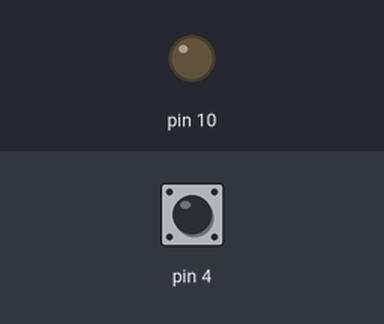
A sketch run on a simulated Arduino Uno, built with avr-gcc and run on an emulated ATmega328P. Parts: output pins drawn as LEDs (lit = HIGH). The test bench sets the inputs (shaded band); at power-on: pin 4 HIGH.

Above: at 0.8 s.
0.9 s: pin 4 pulled LOW for 0.15 s
At 1.7 s:
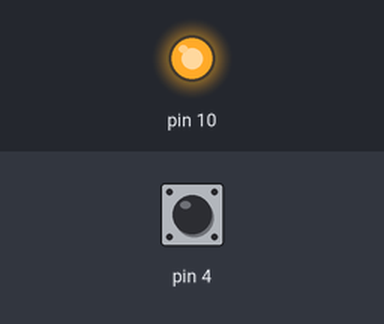
2.5 s: pin 4 pulled LOW for 1 s
At 2.9 s:
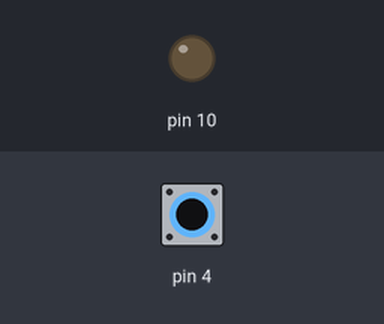
5.0 s: pin 4 pulled LOW for 3.2 s
At 6.0 s:
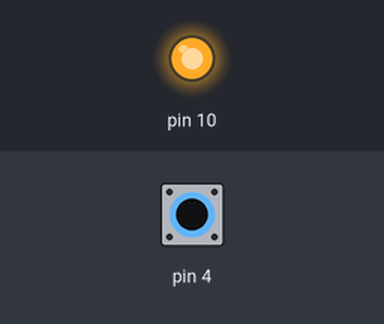
Timing chart, 0 to 8.0 s (numbered marks = the images above; inputs shaded):
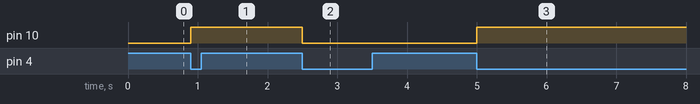

Measured:
- after the input at 0.9 s, pin 10: LOW → HIGH at once
- after the input at 2.5 s, pin 10: HIGH → LOW at once
- after the input at 5.0 s, pin 10: LOW → HIGH at once

The sketch:

baremetal_led_state_memory.ino
```cpp
// Task 4.5 Bare Metal LED State Memory

#include <avr/io.h>

int main(void)
{
    // LED (PB2) as OUTPUT
    DDRB |= (1 << PB2);

    // Button (PD4) as INPUT
    DDRD &= ~(1 << PD4);

    // Enable internal pull-up resistor
    PORTD |= (1 << PD4);

    uint8_t lastButtonState = 1;   // Default HIGH due to pull-up
    uint8_t ledState = 0;          // LED initially OFF

    while (1)
    {
        uint8_t currentButtonState = (PIND & (1 << PD4)) ? 1 : 0;

        // Detect button press (falling edge)
        if (lastButtonState == 1 && currentButtonState == 0)
        {
            ledState ^= 1;   // Toggle LED state

            if (ledState)
                PORTB |= (1 << PB2);
            else
                PORTB &= ~(1 << PB2);
        }

        lastButtonState = currentButtonState;
    }
}
```
